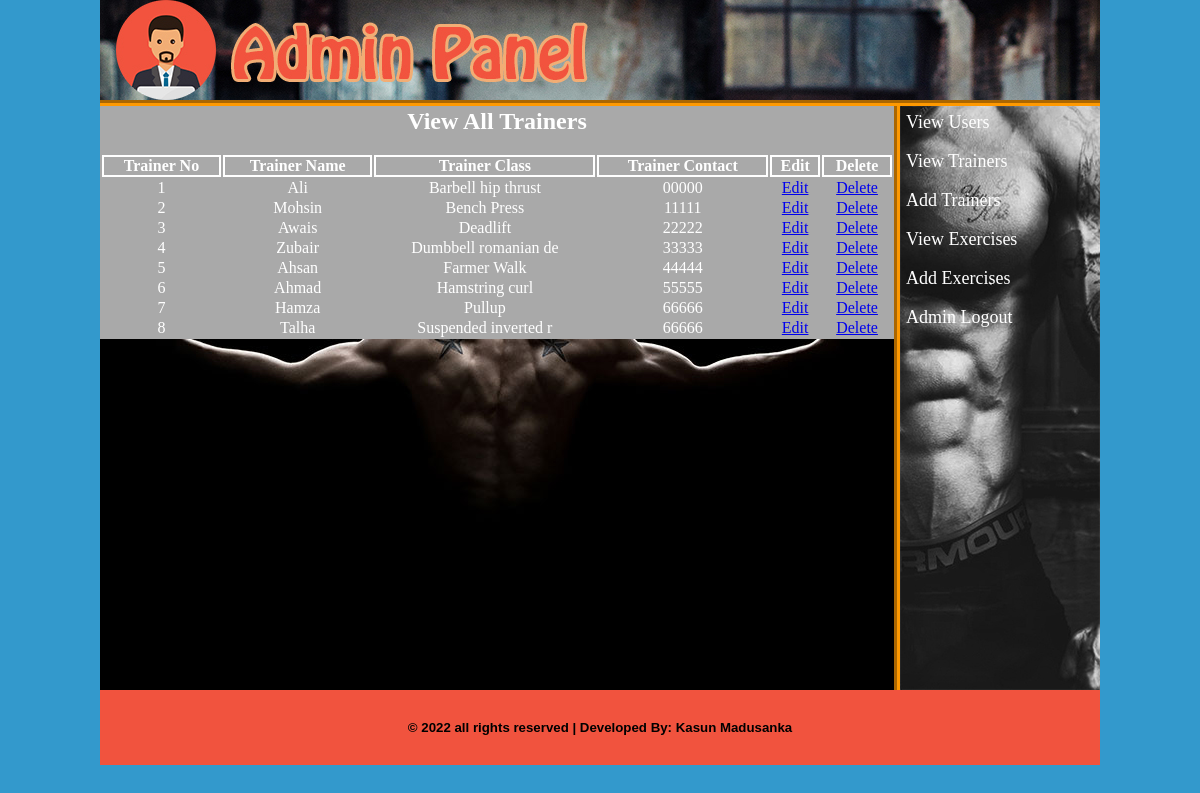
The app's page /admin/index.php?view_trainers (signed in), older data.
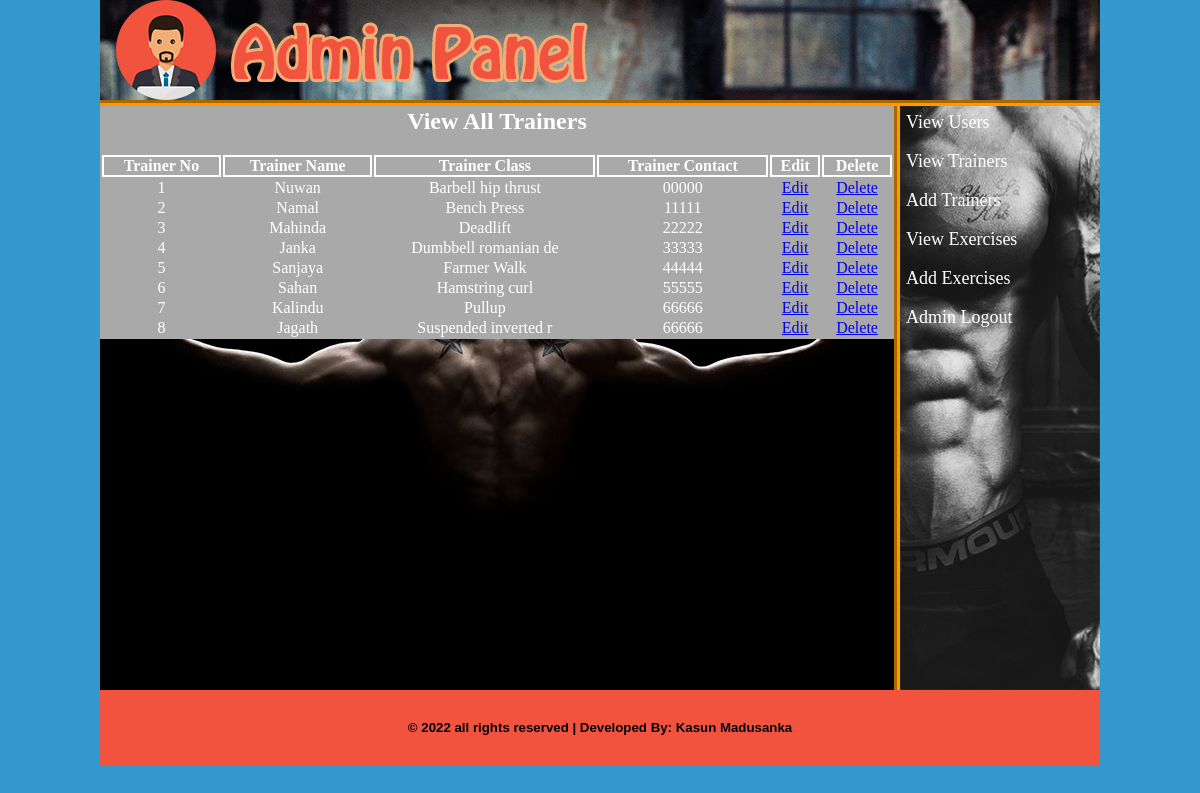
The same page, newer data.
### tables this page shows
CREATE TABLE `trainer` (
  `tran_id` int(10) NOT NULL,
  `tran_name` varchar(20) NOT NULL,
  `tran_class` varchar(30) NOT NULL,
  `tran_contact` varchar(20) NOT NULL
);

### admin/view_trainers.php (the view, shortened to what this page needs)
<html>
<head>
</head>
<body>
	<?php
		if(isset($_GET['view_trainers'])) {
	?>
	<table align="center" width="794" style="color:white;">
		<tr align="center">
			<td colspan="6"><h2>View All Trainers</h2><br></td>
		</tr>
		<tr>
			<th>Trainer No</th>
			<th>Trainer Name</th>
			<th>Trainer Class</th>
			<th>Trainer Contact</th>
			<th>Edit</th>
			<th>Delete</th>
		</tr>
		<?php
		$i=0;
			$sel_trainer="SELECT * FROM trainer";
			$run_trainer=mysqli_query($con, $sel_trainer);
			while ($row_trainer=mysqli_fetch_array($run_trainer)) {
				$tran_id=$row_trainer['tran_id'];
				$tran_name=$row_trainer['tran_name'];
				$tran_class=$row_trainer['tran_class'];
				$tran_contact=$row_trainer['tran_contact'];
				$i++;
		?>
		<tr align="center">
			<td><?php echo $i; ?></td>
			<td><?php echo $tran_name; ?></td>
			<td><?php echo $tran_class; ?></td>
			<td><?php echo $tran_contact; ?></td>
			<td><a href="index.php?edit_tran=<?php echo $tran_id; ?>">Edit</a></td>
			<td><a href="index.php?delete_tran=<?php echo $tran_id; ?>">Delete</a></td>
		</tr>
		<?php } ?>
	</table>
	<?php }
	?>
</body>
</html>

### admin/index.php (shortened to what this page needs)
<?php
include ("includes/db.php");
?>
<html>
<head>
	<link rel="stylesheet" type="text/css" href="styles/style.css" media="all" />
</head>
<body>
	<div class="wrapper">
		<div class="header">
			<a href="index.php"><img src="images/header.jpg"></a>
		</div>
		<div class="content_wrapper">
			<div class="right" style="background-image: url(images/right.jpg)">
					<a href="index.php?view_users">View Users</a>
					<a href="index.php?view_trainers">View Trainers</a>
					<a href="index.php?add_trainers">Add Trainers</a>
					<a href="index.php?view_exercises">View Exercises</a>
					<a href="index.php?add_exercises">Add Exercises</a>
					<a href="logout.php">Admin Logout</a>
			</div>
			<div class="left" style="background-image: url(images/bg1.jpg)">
					<div id="products_box">
						<?php
							if (isset($_GET['view_trainers'])) {
								include("view_trainers.php");
							}
						?>
					</div>
			</div>
		</div>
		<div class="footer">
			<h5 style="color:#000; padding-top:30px; text-align:center; font-family: Verdana, Geneva, sans-serif">&copy; 2022 all rights reserved | Developed By: <a href="https://www.facebook.com/kasun.madusanka.3576224">Kasun Madusanka</a></h5>
		</div>
	</div>
</body>
</html>

### admin/styles/style.css (style rules this page uses)
html, body, div, span, applet, object, iframe, h1, h2, h3, h4, h5, h6, p, blockquote, pre, a, abbr, acronym, address, big, cite, code, del, dfn, em, img, ins, kbd, q, s, samp, small, strike, strong, sub, sup, tt, var, b, u, i, center, dl, dt, dd, ol, ul, li, fieldset, form, label, legend, table, caption, tbody, tfoot, thead, tr, th, td, article, aside, canvas, details, embed, figure, figcaption, footer, header, hgroup, menu, nav, output, ruby, section, summary, time, mark, audio, video { margin: 0; padding: 0; border: 0; vertical-align: baseline; }
body { background-color: #39C; background-repeat: no-repeat; }
.wrapper { width: 1000px; height: auto; margin: auto; }
.header { width: 1000px; height: 100px; background-color: #FFF; border-bottom: 6px groove #FF9900; }
.content_wrapper { width: 1000px; height: auto; background-color: #F96; }
.right { width: 200px; height: 584px; background-color: #1076a6; float: right; border-left: 6px groove #FF9900; }
.right a { text-decoration: none; color: #FFF; font-size: 18px; font-family: Arial Black; text-align: left; margin-bottom: 6px; display: block; padding: 6px; }
.left { width: 794px; height: 584px; background-color: #000; float: left; }
.footer { width: 1000px; height: 75px; background-color: #f1533e; color: #FFF; clear: both; }
.footer h5 a { text-decoration: none; color: #000; }

### admin/view_trainers.php (style rules this page uses)
table { background-color: darkgrey; }
tr,th { border: 2px solid white; }

Row changes from the older to the newer data that the page shows:
changed trainer "Barbell hip thrust": tran_name "Ali" → "Nuwan"
changed trainer "Bench Press": tran_name "Mohsin" → "Namal"
changed trainer "Deadlift": tran_name "Awais" → "Mahinda"
changed trainer "Dumbbell romanian de": tran_name "Zubair" → "Janka"
changed trainer "Farmer Walk": tran_name "Ahsan" → "Sanjaya"
changed trainer "Hamstring curl": tran_name "Ahmad" → "Sahan"
changed trainer "Pullup": tran_name "Hamza" → "Kalindu"
changed trainer "Suspended inverted r": tran_name "Talha" → "Jagath"
